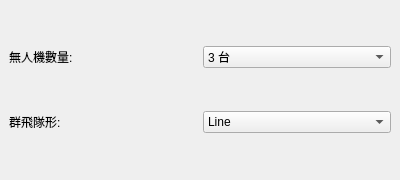
<?xml version="1.0" encoding="UTF-8"?>
<ui version="4.0">
 <class>MainWindow</class>
 <widget class="QMainWindow" name="MainWindow">
  <property name="geometry">
   <rect>
    <x>0</x>
    <y>0</y>
    <width>400</width>
    <height>180</height>
   </rect>
  </property>
  <property name="windowTitle">
   <string>Drone Formation Control</string>
  </property>
  <widget class="QWidget" name="centralwidget">
   <layout class="QVBoxLayout" name="verticalLayout">
    <item>
     <layout class="QHBoxLayout" name="horizontalLayout_1">
      <item>
       <widget class="QLabel" name="label_drone_count">
        <property name="text">
         <string>無人機數量:</string>
        </property>
       </widget>
      </item>
      <item>
       <widget class="QComboBox" name="combo_drone_count">
        <item>
         <property name="text">
          <string>3 台</string>
         </property>
        </item>
        <item>
         <property name="text">
          <string>5 台</string>
         </property>
        </item>
       </widget>
      </item>
     </layout>
    </item>
    <item>
     <layout class="QHBoxLayout" name="horizontalLayout_2">
      <item>
       <widget class="QLabel" name="label_formation">
        <property name="text">
         <string>群飛隊形:</string>
        </property>
       </widget>
      </item>
      <item>
       <widget class="QComboBox" name="combo_formation">
        <item>
         <property name="text">
          <string>Line</string>
         </property>
        </item>
        <item>
         <property name="text">
          <string>Wedge</string>
         </property>
        </item>
        <item>
         <property name="text">
          <string>Square</string>
         </property>
        </item>
       </widget>
      </item>
     </layout>
    </item>
   </layout>
  </widget>
 </widget>
 <resources/>
 <connections/>
</ui>
